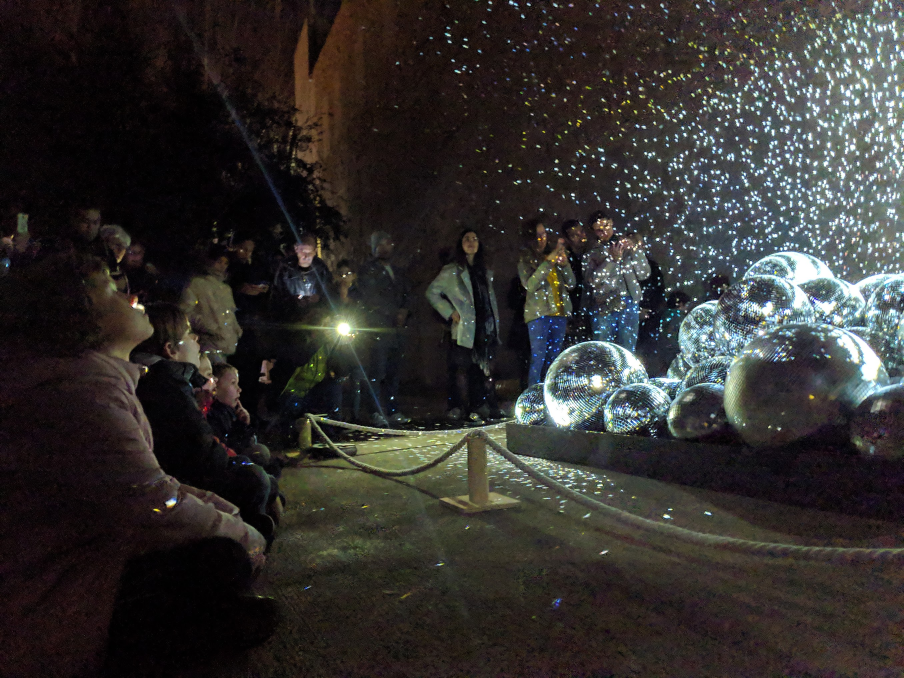
#> input picture photos/LLUM.jpg, 2712 x 2034 px (shown at 1/3 size)
$ python -i imutil.py   (imports and definitions only)
#> lines starting #> are read from the running program, lines starting #| are printed output that depends on the picture
import os
import cv2
import numpy as np
import PIL.Image
import shutil
from color_conversion import to_single_rgb, to_single_gray, rb_swap

try: # Python 2
    from cStringIO import StringIO as BytesIO
except: # Python 3
    from io import BytesIO

# should add code to automatically scale 0-1 to 0-255
# [87 lines left out: functions imshow, imread, imwrite, downsample, not called in this run]

def upsample(img, scale=None, output_wh=None, max_side=None, min_side=None, mode=None):
    if max_side is not None:
        cur_max_side = max(img.shape[:2])
        scale = max_side / cur_max_side
    if min_side is not None:
        cur_min_side = min(img.shape[:2])
        scale = min_side / cur_min_side
    if output_wh is None:
        output_wh = (int(np.round(img.shape[1]*scale)),
                     int(np.round(img.shape[0]*scale)))
    return cv2.resize(img, output_wh, interpolation=cv2.INTER_CUBIC if mode is None else mode)

# output_wh value None in one dimension means "scale proportionally to other dimension"
# output_wh value -1 in one dimension means "use the existing value"
def imresize(img, scale=None, output_wh=None, max_side=None, min_side=None, mode=None):
    big = True
    if max_side is not None:
        cur_max_side = max(img.shape[:2])
        big = max_side > cur_max_side
    elif min_side is not None:
        cur_min_side = min(img.shape[:2])
        big = min_side > cur_min_side
    elif output_wh is not None:
        if output_wh[0] is None:
            scale = output_wh[1] / img.shape[0]
            output_wh = None
        elif output_wh[1] is None:
            scale = output_wh[0] / img.shape[1]
            output_wh = None
        elif output_wh[0] == -1:
            output_wh[0] = img.shape[1]
        elif output_wh[1] == -1:
            output_wh[1] = img.shape[0]
        if output_wh is not None:
            big = output_wh[0] > img.shape[1]
    if scale is not None:
        big = scale > 1

    if big:
        return upsample(img, scale, output_wh, max_side, min_side, mode)
    else:
        return downsample(img, scale, output_wh, max_side, min_side, mode)

>>> import cv2
>>> picture = cv2.imread('../../photos/LLUM.jpg', cv2.IMREAD_GRAYSCALE)
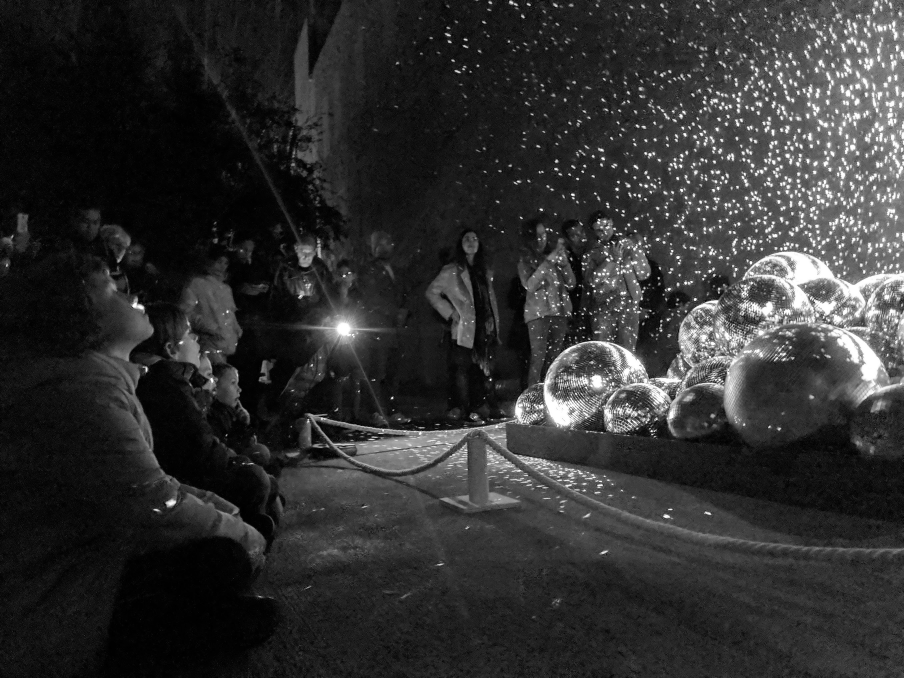
#> picture: shape (2034, 2712) (shown at 1/3 size); min 0, max 255, mean 48.2
#> (the run stopped early here; a loop or call above may not have finished)

$ run again, on photos/black.jpg
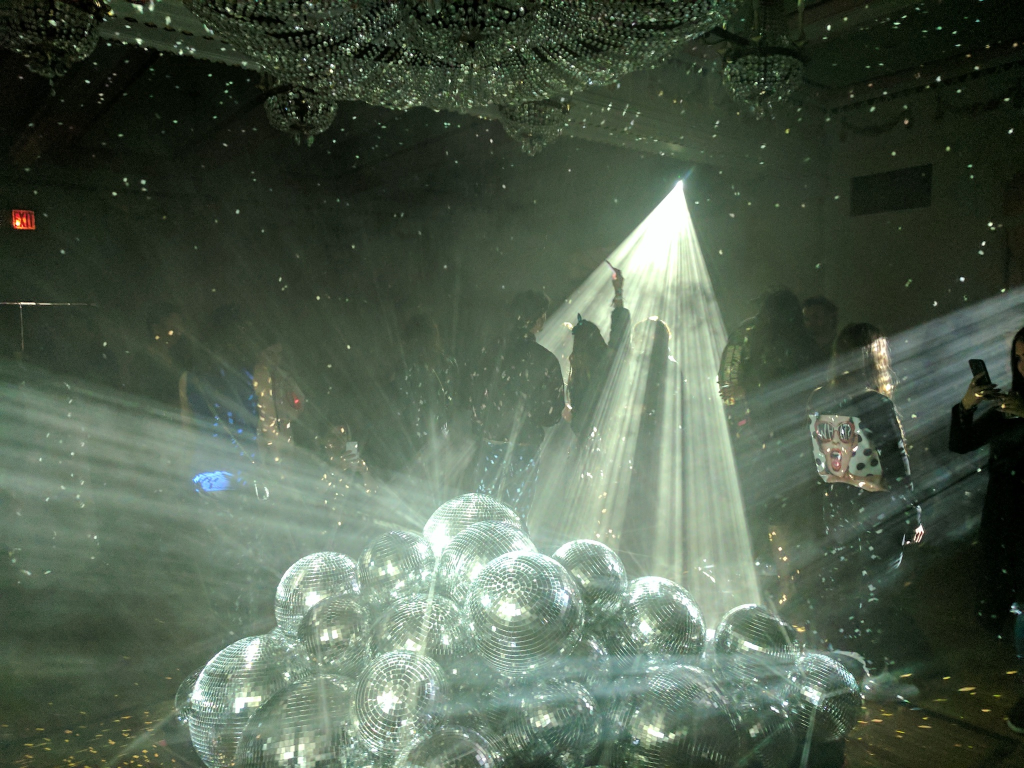
#> input picture photos/black.jpg, 2048 x 1536 px (shown at 1/2 size)
#> `picture = cv2.imread('../../photos/LLUM.jpg', cv2.IMREAD_GRAYSCALE)`:
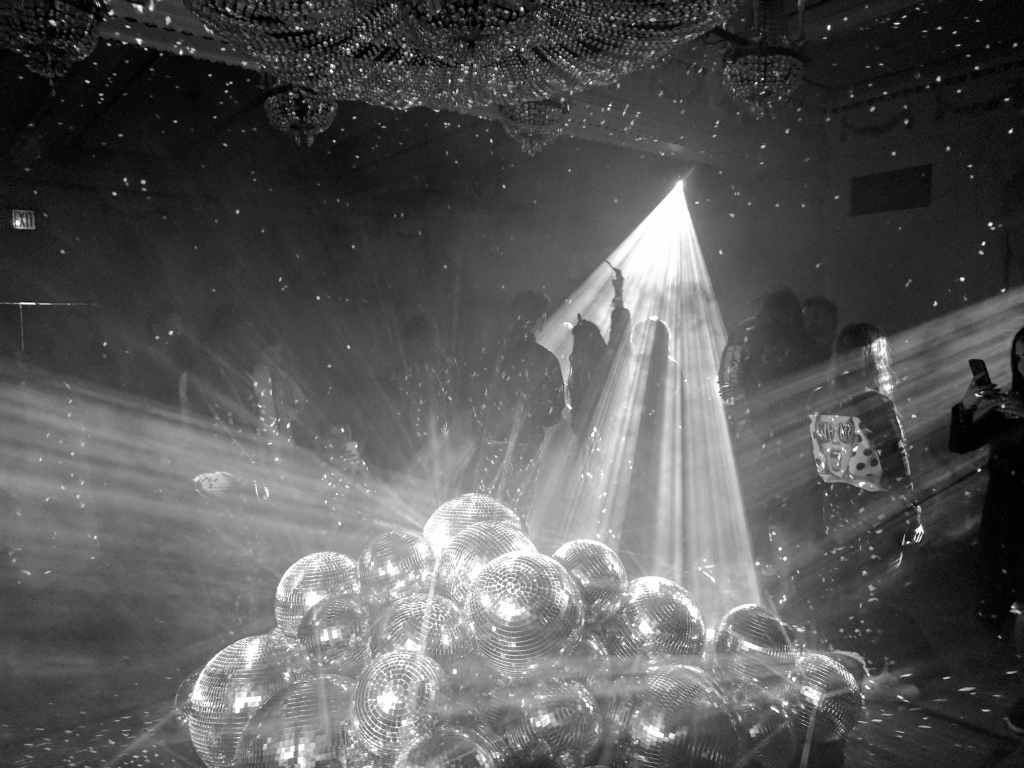
#> picture: shape (1536, 2048) (shown at 1/2 size); min 0, max 255, mean 88

$ run again, on photos/dayfornight.jpg
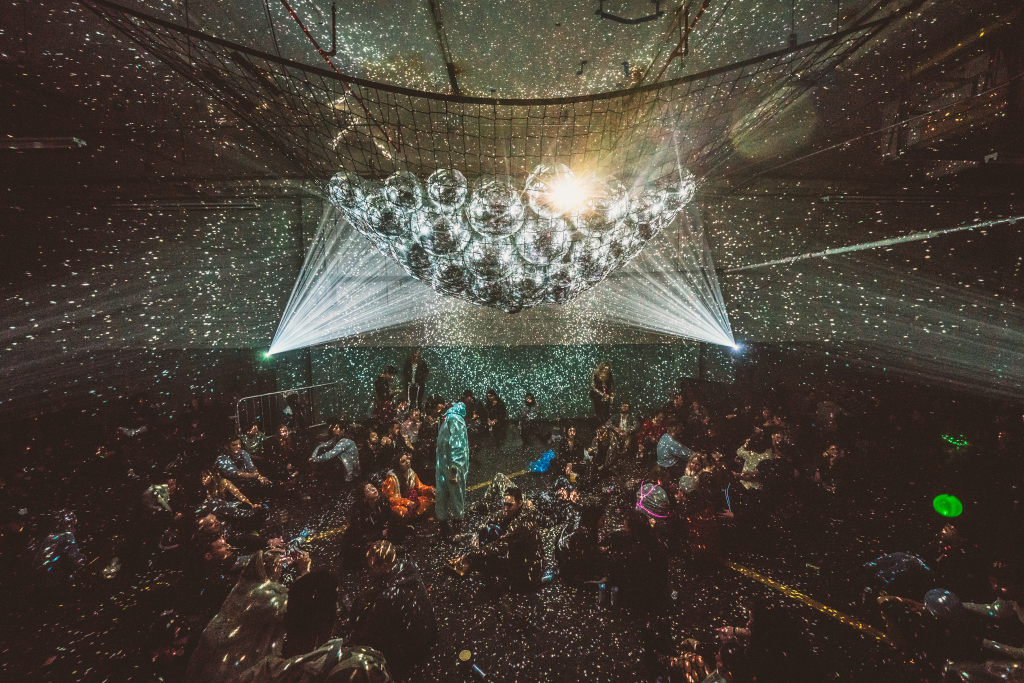
#> input picture photos/dayfornight.jpg, 2048 x 1366 px (shown at 1/2 size)
#> `picture = cv2.imread('../../photos/LLUM.jpg', cv2.IMREAD_GRAYSCALE)`:
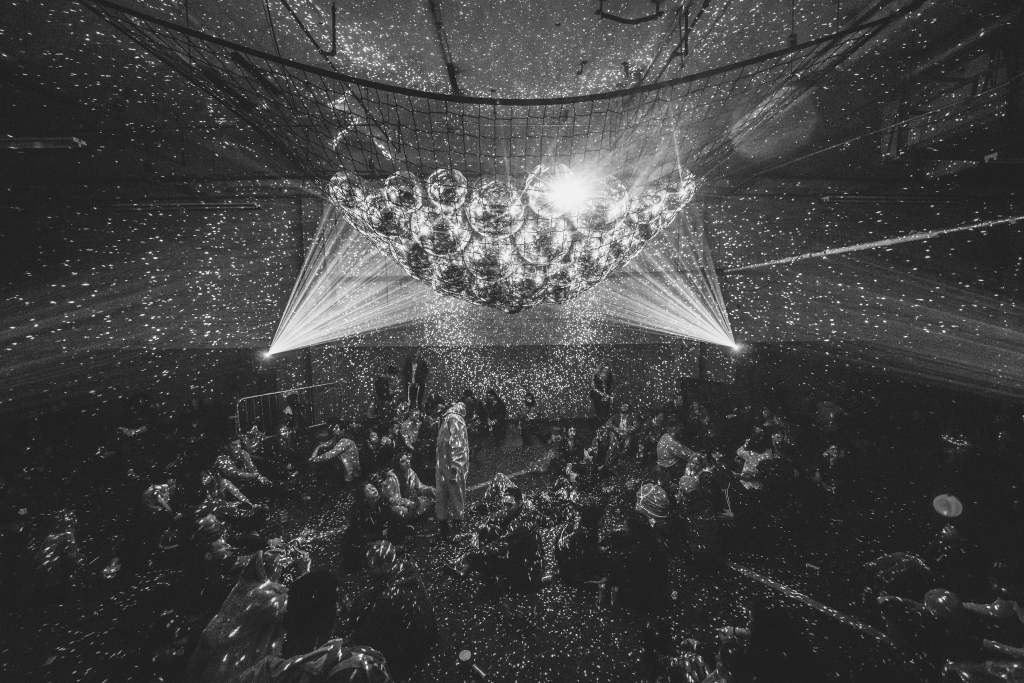
#> picture: shape (1366, 2048) (shown at 1/2 size); min 13, max 255, mean 64.9
